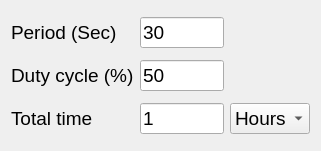
  <widget class="QWidget" name="gridLayoutWidget">
   <property name="geometry">
    <rect>
     <x>20</x>
     <y>180</y>
     <width>321</width>
     <height>151</height>
    </rect>
   </property>
   <layout class="QGridLayout" name="gridLayout">
    <item row="0" column="1">
     <widget class="QLineEdit" name="Period">
      <property name="font">
       <font>
        <pointsize>14</pointsize>
       </font>
      </property>
      <property name="whatsThis">
       <string>&lt;html&gt;&lt;head/&gt;&lt;body&gt;&lt;p align=&quot;center&quot;&gt;&lt;br/&gt;&lt;/p&gt;&lt;/body&gt;&lt;/html&gt;</string>
      </property>
      <property name="text">
       <string>30</string>
      </property>
     </widget>
    </item>
    <item row="2" column="1">
     <widget class="QLineEdit" name="TotalTime">
      <property name="font">
       <font>
        <pointsize>14</pointsize>
       </font>
      </property>
      <property name="whatsThis">
       <string>&lt;html&gt;&lt;head/&gt;&lt;body&gt;&lt;p align=&quot;center&quot;&gt;&lt;br/&gt;&lt;/p&gt;&lt;/body&gt;&lt;/html&gt;</string>
      </property>
      <property name="text">
       <string>1</string>
      </property>
     </widget>
    </item>
    <item row="0" column="0">
     <widget class="QLabel" name="label_3">
      <property name="font">
       <font>
        <pointsize>14</pointsize>
        <bold>false</bold>
        <kerning>false</kerning>
       </font>
      </property>
      <property name="text">
       <string>Period (Sec)</string>
      </property>
     </widget>
    </item>
    <item row="2" column="0">
     <widget class="QLabel" name="label_5">
      <property name="font">
       <font>
        <pointsize>14</pointsize>
       </font>
      </property>
      <property name="text">
       <string>Total time</string>
      </property>
     </widget>
    </item>
    <item row="1" column="0">
     <widget class="QLabel" name="label_4">
      <property name="font">
       <font>
        <pointsize>14</pointsize>
       </font>
      </property>
      <property name="text">
       <string>Duty cycle (%)</string>
      </property>
     </widget>
    </item>
    <item row="1" column="1">
     <widget class="QLineEdit" name="DutyCycle">
      <property name="font">
       <font>
        <pointsize>14</pointsize>
       </font>
      </property>
      <property name="toolTip">
       <string>&lt;html&gt;&lt;head/&gt;&lt;body&gt;&lt;p align=&quot;center&quot;&gt;&lt;br/&gt;&lt;/p&gt;&lt;/body&gt;&lt;/html&gt;</string>
      </property>
      <property name="text">
       <string>50</string>
      </property>
     </widget>
    </item>
    <item row="2" column="2">
     <widget class="QComboBox" name="TimeUnit">
      <property name="font">
       <font>
        <pointsize>14</pointsize>
       </font>
      </property>
      <item>
       <property name="text">
        <string>Hours</string>
       </property>
      </item>
      <item>
       <property name="text">
        <string>Min</string>
       </property>
      </item>
      <item>
       <property name="text">
        <string>Sec</string>
       </property>
      </item>
     </widget>
    </item>
   </layout>
  </widget>
